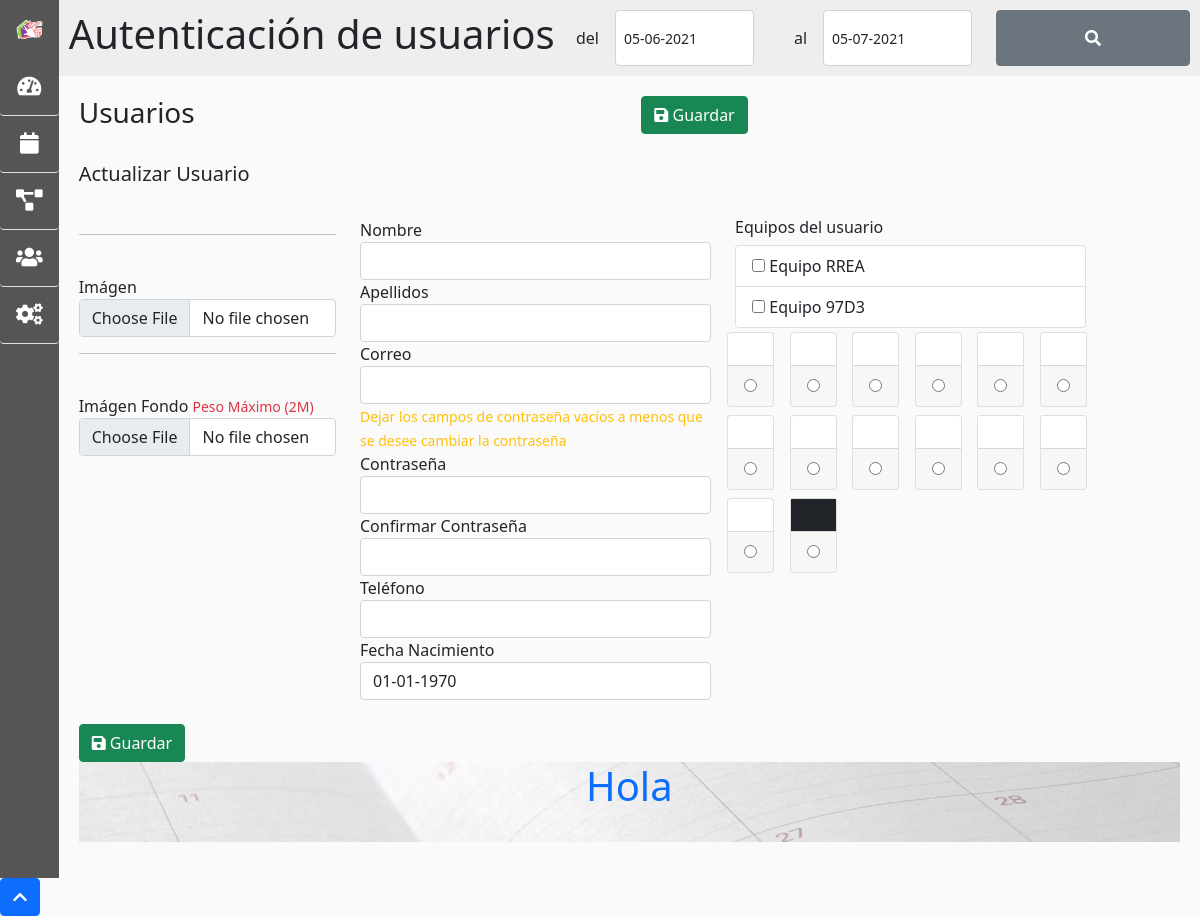
The app's page /index.php/usuarios_inicio/actualizar, older data.
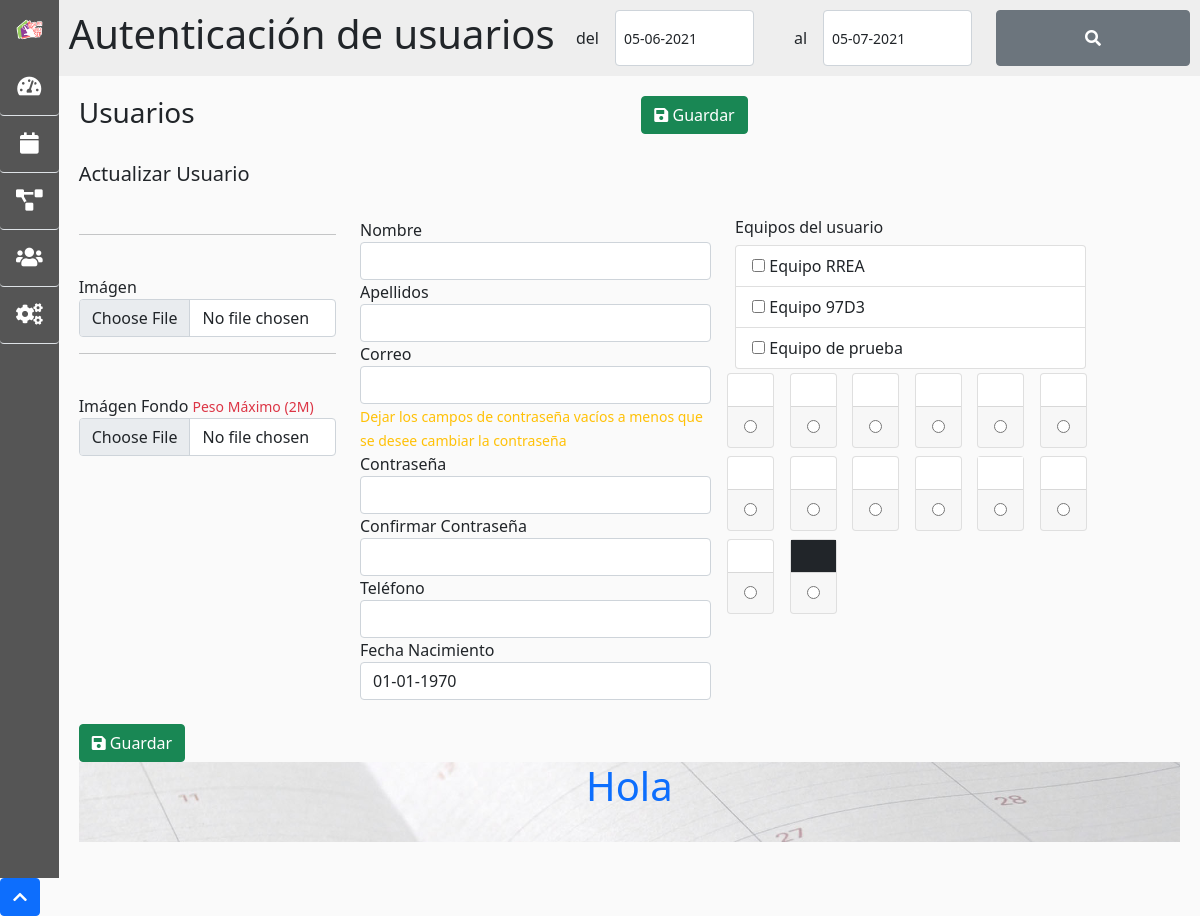
The same page, newer data.
### tables this page shows
CREATE TABLE `equipos` (
  `ID_EQUIPO` int(11) NOT NULL,
  `EQUIPO_NOMBRE` varchar(255) NOT NULL,
  `URL` varchar(255) NOT NULL,
  `EQUIPO_DESCRIPCION` text NOT NULL,
  `IMAGEN` varchar(255) NOT NULL DEFAULT 'default.jpg',
  `IMAGEN_FONDO` varchar(255) NOT NULL DEFAULT 'fondo_default.jpg	',
  `COLOR` varchar(255) NOT NULL DEFAULT 'primary',
  `TIPO` varchar(255) NOT NULL DEFAULT 'general',
  `ESTADO` varchar(255) NOT NULL DEFAULT 'activo',
  `ORDEN` int(11) NOT NULL DEFAULT 0
);

### application/controllers/Usuarios_Inicio.php (called while the page is built, shortened)
<?php
class Usuarios_Inicio extends CI_Controller {
	public function __construct(){
		$this->data['op'] = opciones_default();
		if($this->agent->is_mobile()){
			$this->data['dispositivo']  = "";
		}else{
			$this->data['dispositivo']  = "";
		}
		$this->load->model('UsuariosModel');
		$this->load->model('AutenticacionModel');
		$this->data['titulo']  = 'Autenticación de usuarios';
	}
	public function actualizar()
	{
		$this->form_validation->set_rules('UsuarioNombre', 'Nombre', 'required', array('required' => 'Debes escribir tu %s.'));
		$this->form_validation->set_rules('UsuarioApellidos', 'Apellidos', 'required', array('required' => 'Debes escribir tus %s.'));
		$this->form_validation->set_rules('UsuarioCorreo', 'Correo Electrónico', 'required|valid_email', array(
			'required' => 'Debes escribir tu %s.',
			'valid_email' => 'Debes escribir una dirección de correo valida.'
		));
		if($this->form_validation->run())
		{
			if(!empty($_FILES['Imagen']['name'])){
				$archivo = $_FILES['Imagen']['tmp_name'];
				$ancho = $this->data['op']['ancho_imagenes_publicaciones'];
				$alto = $this->data['op']['alto_imagenes_publicaciones'];
				$corte = 'corte';
				$extension = '.jpg';
				$tipo_imagen = 'image/jpeg';
				$calidad = 80;
				$nombre = 'equipo-'.uniqid();
				$destino = $this->data['op']['ruta_imagenes'].'usuarios/';
				$imagen = subir_imagen($archivo,$ancho,$alto,$corte,$extension,$tipo_imagen,$calidad,$nombre,$destino);
			}else{
				$imagen = $this->input->post('ImagenActual');
			}
			if(!empty($_FILES['ImagenFondo']['name'])){
				$archivo = $_FILES['ImagenFondo']['tmp_name'];
				$ancho = '1920';
				$alto = '1080';
				$corte = 'corte';
				$extension = '.jpg';
				$tipo_imagen = 'image/jpeg';
				$calidad = 80;
				$nombre = 'usuario-'.uniqid();
				$destino = $this->data['op']['ruta_imagenes'].'usuarios/';
				$imagen_fondo = subir_imagen($archivo,$ancho,$alto,$corte,$extension,$tipo_imagen,$calidad,$nombre,$destino);
			}else{
				$imagen_fondo = $this->input->post('ImagenFondoActual');
			}
			$parametros = [
				'USUARIO_NOMBRE' => $this->input->post('UsuarioNombre'),
				'USUARIO_APELLIDOS' => $this->input->post('UsuarioApellidos'),
				'USUARIO_CORREO' => $this->input->post('UsuarioCorreo'),
				'USUARIO_TELEFONO' => $this->input->post('UsuarioTelefono'),
				'IMAGEN' => $imagen,
				'IMAGEN_FONDO' => $imagen_fondo,
				'COLOR' => $this->input->post('UsuarioColor'),
				'USUARIO_FECHA_NACIMIENTO' => date('Y-m-d', strtotime($this->input->post('UsuarioFechaNacimiento'))),
				'FECHA_ACTUALIZACION' => date('Y-m-d H:i:s'),
				'TIPO' => $this->input->post('Tipo')
			];
			$nuevo_pass = verificar_variable('POST','UsuarioPass','');
			if(!empty($nuevo_pass)){
				$pass = password_hash($this->input->post('UsuarioPass'), PASSWORD_DEFAULT);
				$parametros['USUARIO_PASSWORD'] = $pass;
			}
			$this->GeneralModel->actualizar('usuarios',['ID_USUARIO'=>$this->input->post('Identificador')],$parametros);
			$this->GeneralModel->borrar('meta_datos',['ID_OBJETO'=>$this->input->post('Identificador'),'TIPO_OBJETO'=>'usuario']);
			if(!empty($_POST['Meta'])){
				foreach($_POST['Meta'] as $nombre => $valor){
					$parametros_meta = array(
						'ID_OBJETO'=>$this->input->post('Identificador'),
						'DATO_NOMBRE'=>$nombre,
						'DATO_VALOR'=>$valor,
						'TIPO_OBJETO'=>'usuario',
					);
					$this->GeneralModel->crear('meta_datos',$parametros_meta);
				}
			}
			$this->GeneralModel->borrar('equipos_usuarios',['ID_USUARIO'=>$this->input->post('Identificador')]);
			if(isset($_POST['EquiposUsuarios'])&&!empty($_POST['EquiposUsuarios'])){
				foreach($_POST['EquiposUsuarios'] as $equipo){
					$parametros = array(
						'ID_USUARIO' => $this->input->post('Identificador'),
						'ID_EQUIPO' => $equipo
					);
					$this->GeneralModel->crear('equipos_usuarios',$parametros);
				}
			}
			$this->session->set_flashdata('exito', 'Usuario actualizado correctamente');
			redirect(base_url('usuarios/detalles?id='.$this->input->post('Identificador')));
		}else{
			$this->data['usuario'] = $this->GeneralModel->detalles('usuarios',['ID_USUARIO'=>$_SESSION['usuario']['id']]);
			$this->data['meta'] = $this->GeneralModel->lista('meta_datos','',['ID_OBJETO'=>$_GET['id'],'TIPO_OBJETO'=>'usuario'],'','','');
			$this->data['meta_datos'] = array(); foreach($this->data['meta'] as $m){ $this->data['meta_datos'][$m->DATO_NOMBRE]= $m->DATO_VALOR; }
			$this->load->view($this->data['op']['plantilla'].$this->data['dispositivo'].'/front/headers/header_principal',$this->data);
			$this->load->view($this->data['op']['plantilla'].$this->data['dispositivo'].'/front/usuario_form_actualizar_usuario',$this->data);
			$this->load->view($this->data['op']['plantilla'].$this->data['dispositivo'].'/front/footers/footer_principal',$this->data);
		}
	}
}

### index.php (called while the page is built, shortened)
<?php
require_once BASEPATH.'core/CodeIgniter.php';

### application/models/GeneralModel.php (called while the page is built, shortened)
<?php
class GeneralModel extends CI_Model {
 function lista($tabla,$parametros_or,$parametros_and,$orden,$limite,$offset){
   if(!empty($parametros_and)){
     $this->db->group_start();
     $this->db->where($parametros_and);
     $this->db->group_end();
   }
    $query = $this->db->get($tabla);
    return $query->result();
  }
}
?>

### application/views/default/front/usuario_form_actualizar_usuario.php (the view, shortened to what the rows shown need)
<form action="<?php echo base_url('usuarios/actualizar') ?>" method="post" enctype="multipart/form-data">
	<div class="row mb-4">
		<div class="col-12 col-md-4">
			<?php
				$equipos = $this->GeneralModel->lista('equipos','',['ESTADO'=>'activo'],'','','');
				$usuarios_asignados = array();
				?>
			<ul class="list-group">
				<?php foreach($equipos as $equipo){ ?>
				<li  class="list-group-item text-dark">
						<label class="form-check-label" >
							<input type="checkbox" class="" name="EquiposUsuarios[]"
							value="<?php echo $equipo->ID_EQUIPO; ?>"
							<?php if(in_array($equipo->ID_EQUIPO,$usuarios_asignados)){ echo "checked"; } ?>
							>
							<?php echo $equipo->EQUIPO_NOMBRE; ?></label>
				</li>
			<?php } ?>
			</ul>
		</div>
	</div>
</form>
<div class="jumbotron jumbotron-fluid mb-3 pb-4 bg-primary overlay overlay-black position-relative" style="background-size:cover; background-position: center; background-image:url(<?php echo base_url('assets/img/main_bg.jpg'); ?>">
	<div class="container text-white h-100 tofront">
		<div class="row align-items-center justify-content-center text-center">
			<div class="col-md-10">
				<h1 class="text-primary">  Hola <?php echo $_SESSION['usuario']['nombre']; ?></h1>
			</div>
		</div>
	</div>
</div>

Row changes from the older to the newer data that the page shows:
added equipos: EQUIPO_NOMBRE "Equipo de prueba"
